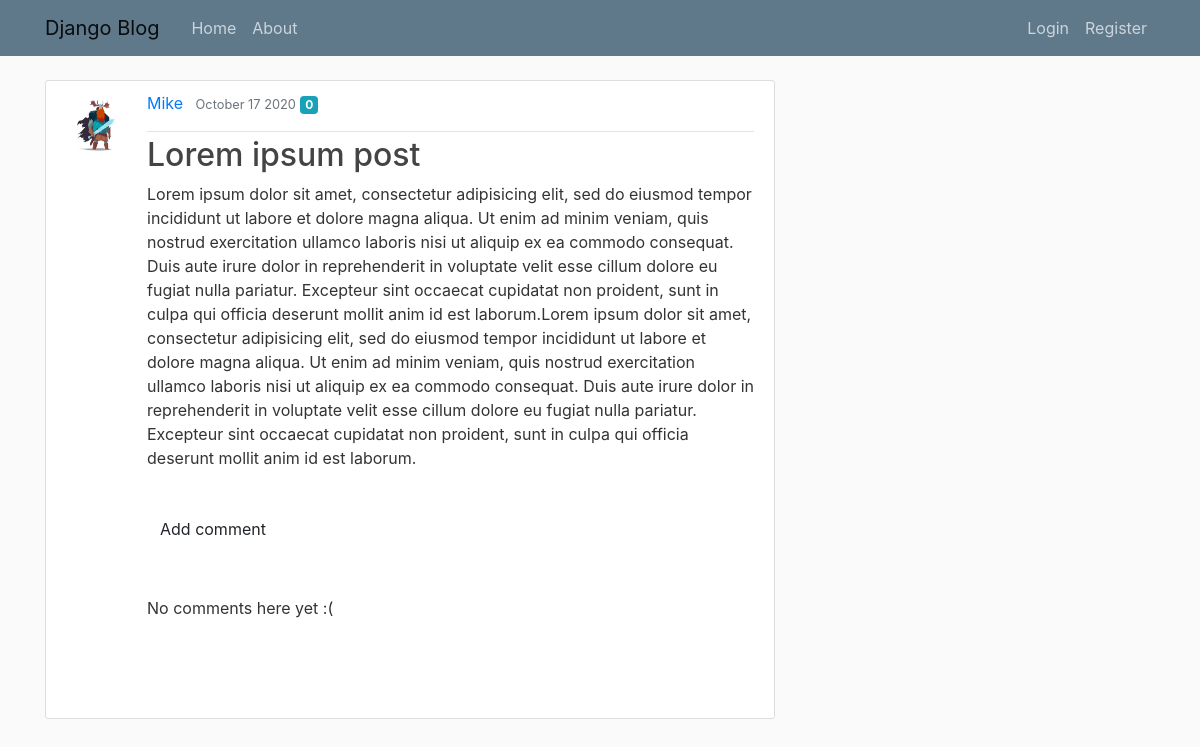
/post/3/, run on an earlier commit of the app's database.
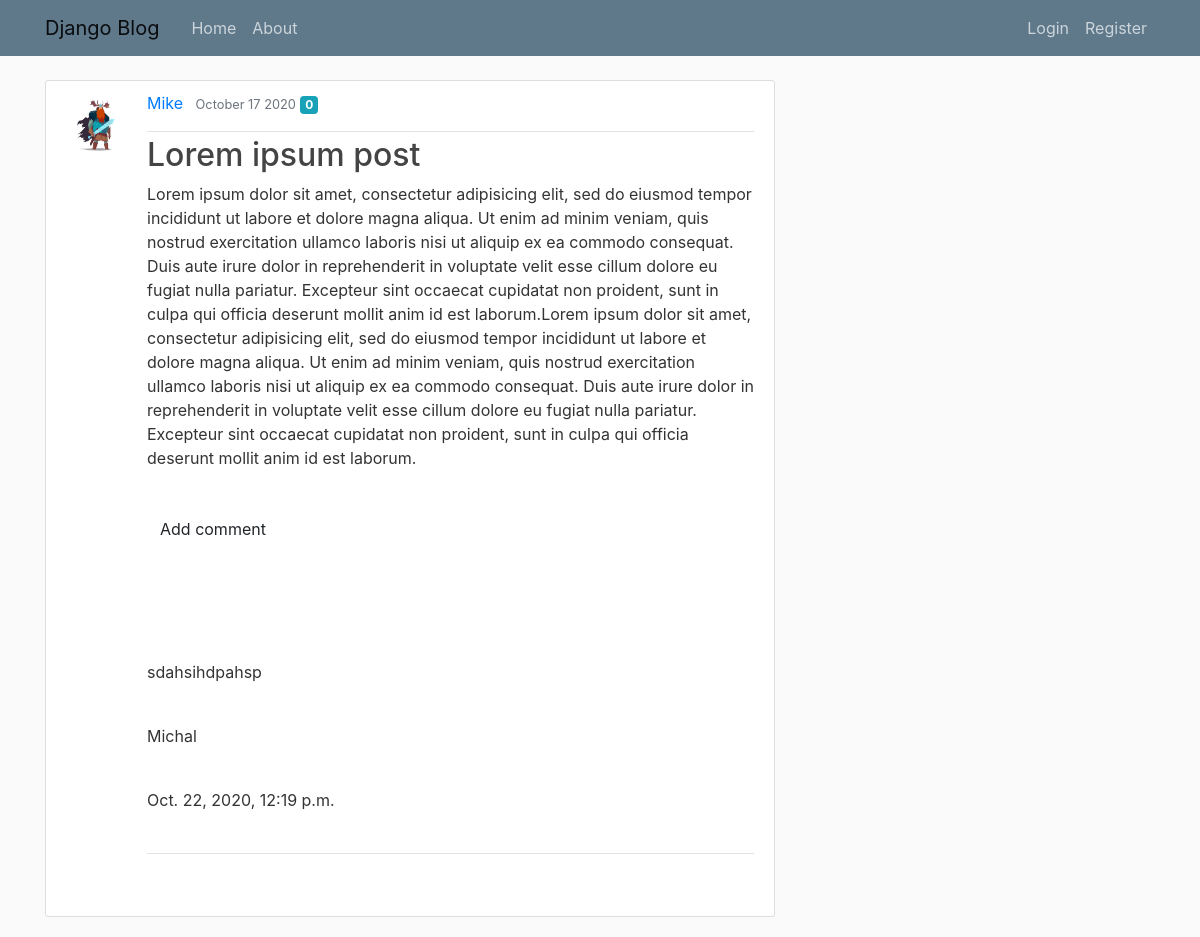
And on a later commit of the database.
### blogs/models.py (models this page shows, shortened)
class Comment(models.Model):
    post = models.ForeignKey('blogs.Post', on_delete=models.CASCADE, related_name='comments')
    comment_title = models.CharField(max_length=100, default='Title')
    words = models.TextField()
    signature = models.CharField(max_length=100)
    created = models.DateTimeField(default=timezone.now)
    approved_comment = models.BooleanField(default=False)

### blogs/views.py (the view)
# urls.py: path('post/<int:pk>/', PostDetailView.as_view(), name='post-detail'),
class PostDetailView(DetailView):
    model = Post

### blogs/templates/blogs/post_detail.html (shortened to what this page needs)
{% extends "blogs/base.html" %}
{% block content %}
        <article class="media content-section">
            <img class="rounded-circle article-img" src="{{ post.author.profile.image.url }}">
          <div class="media-body">
            <div class="article-metadata">
              <a class="mr-2" href="{% url 'user-posts' object.author.username %}">{{ object.author }}</a>
              <small class="text-muted">{{ object.date_posted|date:"F d Y" }}</small>
              <p class="badge badge-info mr-4">{{ object.likes_count}}</p>
            </div>
            <h2 class="article-title">{{ object.title }}</h2>
            <p class="article-content">{{ object.content }}</p>
            <div class="article-content">
                <a class="btn btn-default" href="{% url 'add_comment_to_post' pk=post.pk %}">Add comment</a>
              {% for comment in object.comments.all %}
              <div class="article-metadata">
                    <p>{{comment.words}}</p>
                    <p>{{comment.signature}}</p>
                    <p>{{comment.created}}</p>
                </div>
                {% empty %}
                    <p>No comments here yet :(</p>
              {% endfor %}
            </div>
          </div>
        </article>
{% endblock content %}

What changed in the data, as far as the page shows it:
added Comment: words "sdahsihdpahsp", signature "Michal", created "Oct. 22, 2020, 12:19 p.m."
Also different on the page:
text no longer shown: "No comments here yet :("
